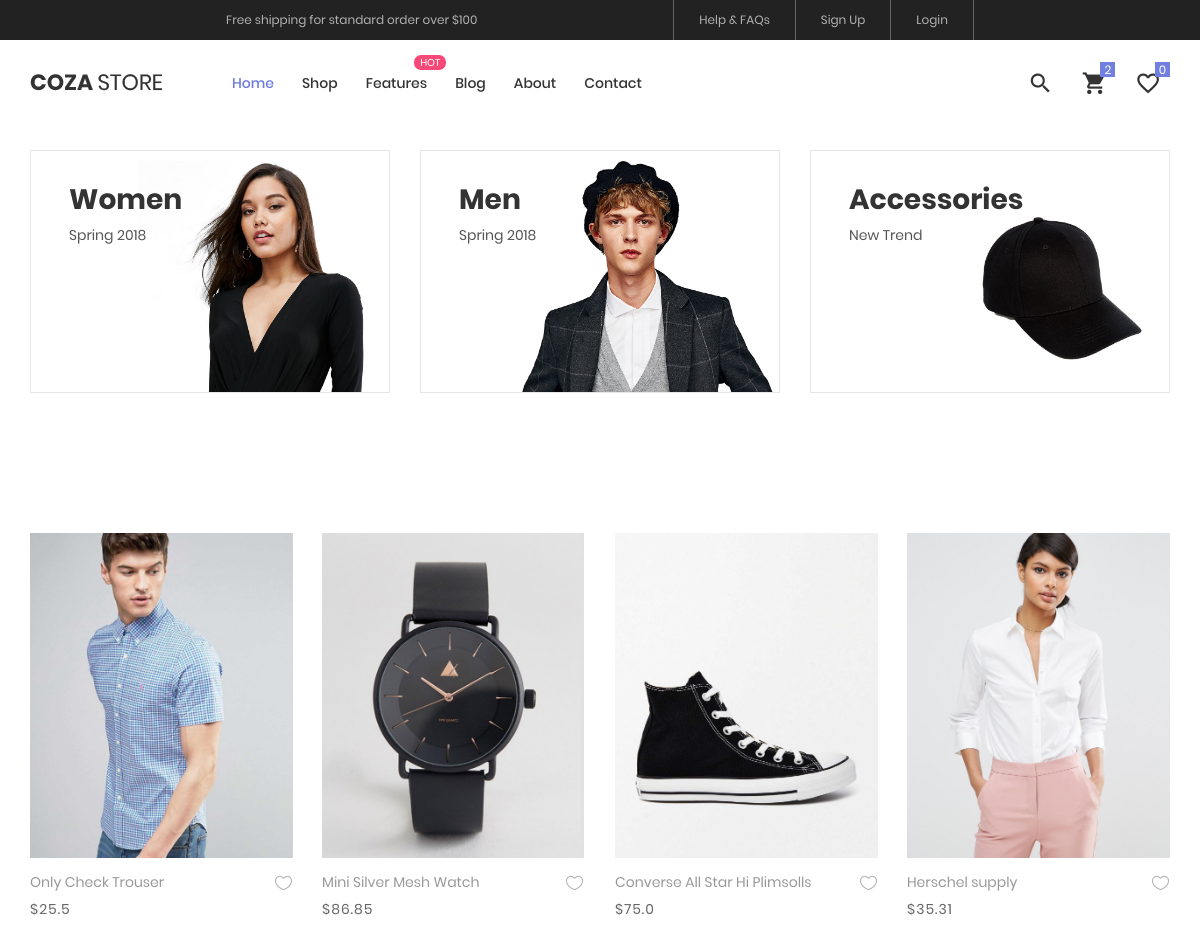
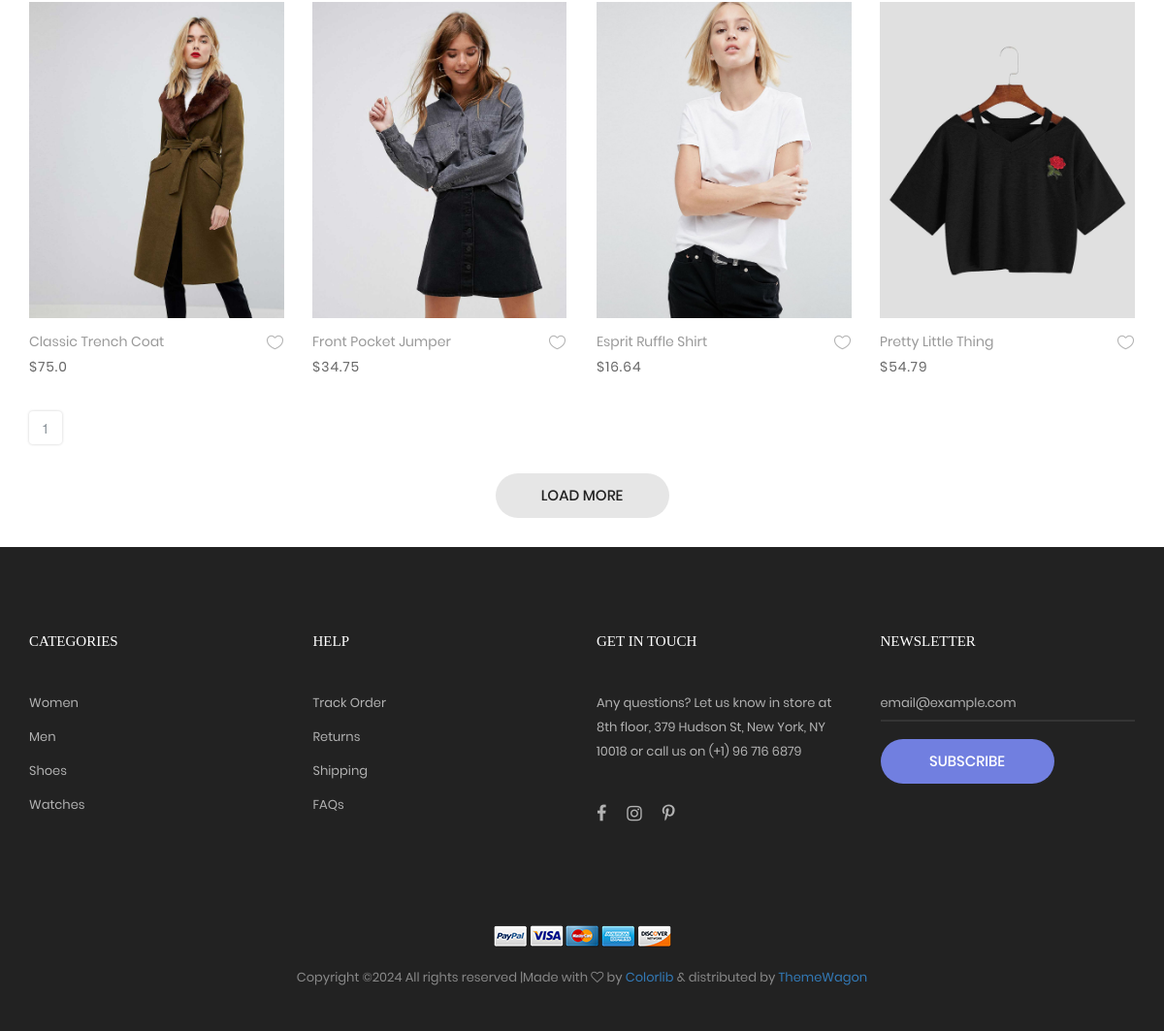
Page /list on the committed database (2 pictures, top to bottom).
### hai/models.py (models this page shows, shortened)
class producte(models.Model):
    LIVE=1
    DELETE=0
    DELETE_CHOICES=(LIVE,'live'),(DELETE,'delete')
    title=models.CharField(max_length=200)
    price=models.FloatField()
    description=models.TextField()
    image=models.ImageField(upload_to='Images')
    priority=models.IntegerField(default=0)
    delete_status=models.IntegerField(choices=DELETE_CHOICES,default=LIVE)
    created_at=models.DateTimeField(auto_now_add=True)
    updated_at=models.DateTimeField(auto_now=True)

### hai/views.py (the view)
# urls.py: path('list',views.list_producte,name='list_pro'),
def list_producte(request):
    page=1
    if request.GET:
        page=request.GET.get('page',1)
    obj=producte.objects.all()
    producte_paginator=Paginator(obj,8)
    obj=producte_paginator.get_page(page)
    list_data={'obj':obj,'page':producte_paginator}
    return render(request,'product.html',list_data)

### hai/templatetags/prod_col.py (called while the page is built)
@register.filter(name='prod_col')
def prod_col(list_data,pro_col_size):
    i=0
    array=[]
    for data in list_data:
        array.append(data)
        i=i+1
        if i==pro_col_size:
            yield array
            i=0
            array=[]
    if array:
        yield array

### templates/product.html (shortened to what this page needs)
<!DOCTYPE html>
{% load static%}
{% load prod_col %}
<html lang="en">
<head>
	<link rel="stylesheet" type="text/css" href="{% static 'vendor/bootstrap/css/bootstrap.min.css'%}">
	<link rel="stylesheet" type="text/css" href="{% static 'fonts/font-awesome-4.7.0/css/font-awesome.min.css'%}">
	<link rel="stylesheet" type="text/css" href="{% static 'fonts/iconic/css/material-design-iconic-font.min.css'%}">
	<link rel="stylesheet" type="text/css" href="{% static 'fonts/linearicons-v1.0.0/icon-font.min.css'%}">
	<link rel="stylesheet" type="text/css" href="{% static 'vendor/animate/animate.css'%}">
	<link rel="stylesheet" type="text/css" href="{% static 'vendor/css-hamburgers/hamburgers.min.css'%}">
	<link rel="stylesheet" type="text/css" href="{% static 'vendor/animsition/css/animsition.min.css'%}">
	<link rel="stylesheet" type="text/css" href="{% static 'vendor/select2/select2.min.css'%}">
	<link rel="stylesheet" type="text/css" href="{% static 'vendor/daterangepicker/daterangepicker.css'%}">
	<link rel="stylesheet" type="text/css" href="{% static 'vendor/slick/slick.css'%}">
	<link rel="stylesheet" type="text/css" href="{% static 'vendor/MagnificPopup/magnific-popup.css'%}">
	<link rel="stylesheet" type="text/css" href="{% static 'vendor/perfect-scrollbar/perfect-scrollbar.css'%}">
	<link rel="stylesheet" type="text/css" href="{% static 'css/util.css'%}">
	<link rel="stylesheet" type="text/css" href="{% static 'css/main.css'%}">
</head>
<body class="animsition">
	<header>
	{% block header %}
	{% include 'blank_header.html'%}
	{% endblock header %}
   </header>
<section class="mt-5">
	<div class="sec-banner bg0 p-t-80 p-b-50">
		<div class="container">
			<div class="row">
				<div class="col-md-6 col-xl-4 p-b-30 m-lr-auto">
					<div class="block1 wrap-pic-w">
						<img src="/static/images/banner-01.jpg" alt="IMG-BANNER">
						<a href="product.html" class="block1-txt ab-t-l s-full flex-col-l-sb p-lr-38 p-tb-34 trans-03 respon3">
							<div class="block1-txt-child1 flex-col-l">
								<span class="block1-name ltext-102 trans-04 p-b-8">
									Women
								</span>
								<span class="block1-info stext-102 trans-04">
									Spring 2018
								</span>
							</div>
						</a>
					</div>
				</div>
				<div class="col-md-6 col-xl-4 p-b-30 m-lr-auto">
					<div class="block1 wrap-pic-w">
						<img src="/static/images/banner-02.jpg" alt="IMG-BANNER">
						<a href="product.html" class="block1-txt ab-t-l s-full flex-col-l-sb p-lr-38 p-tb-34 trans-03 respon3">
							<div class="block1-txt-child1 flex-col-l">
								<span class="block1-name ltext-102 trans-04 p-b-8">
									Men
								</span>
								<span class="block1-info stext-102 trans-04">
									Spring 2018
								</span>
							</div>
						</a>
					</div>
				</div>
				<div class="col-md-6 col-xl-4 p-b-30 m-lr-auto">
					<div class="block1 wrap-pic-w">
						<img src="/static/images/banner-03.jpg" alt="IMG-BANNER">
						<a href="product.html" class="block1-txt ab-t-l s-full flex-col-l-sb p-lr-38 p-tb-34 trans-03 respon3">
							<div class="block1-txt-child1 flex-col-l">
								<span class="block1-name ltext-102 trans-04 p-b-8">
									Accessories
								</span>
								<span class="block1-info stext-102 trans-04">
									New Trend
								</span>
							</div>
						</a>
					</div>
				</div>
			</div>
		</div>
	</div>
</section>
	<section class="mt-5 p-5">
            {% for i in obj|prod_col:4%}
			<div>
			<div class="row isotope-grid">
				{% for obj in i %}
				 <div class="col-sm-6 col-md-4 col-lg-3 p-b-35 isotope-item women">
					<div class="block2">
						<div class="block2-pic hov-img0">
							<a href="delail/{{obj.id}}"> <img  src="{{ obj.image.url}}" alt="IMG-PRODUCT"> </a>
						</div>
						<div class="block2-txt flex-w flex-t p-t-14">
							<div class="block2-txt-child1 flex-col-l ">
								<a href="delail/{{obj.id}}" class="stext-104 cl4 hov-cl1 trans-04 js-name-b2 p-b-6">
									{{obj.title}}
								</a>
								<span class="stext-105 cl3">
									${{obj.price}}
								</span>
							</div>
							<div class="block2-txt-child2 flex-r p-t-3">
								<a href="#" class="btn-addwish-b2 dis-block pos-relative js-addwish-b2">
									<img class="icon-heart1 dis-block trans-04" src="{% static 'images/icons/icon-heart-01.png'%}" alt="ICON">
								</a>
							</div>
						</div>
					</div>
					</div>
			   {%endfor%}
			 </div>
			</div>
		   {%endfor%}
		   <div class="page-btn">
			{% for i in obj.paginator.page_range %}
			<a href="?page={{i}}"><span class="btn btn-outline-secondary how-shadow1">{{i}}</span></a>
			{% endfor %}
		   </div>
	</section>
			<div class="flex-c-m flex-w w-full">
				<a href="#" class="flex-c-m stext-101 cl5 size-103 bg2 bor1 hov-btn1 p-lr-15 trans-04">
					Load More
				</a>
			</div>
	<footer class="bg3 p-t-75 p-b-32 mt-5">
		<div class="container">
			<div class="row">
				<div class="col-sm-6 col-lg-3 p-b-50">
					<h4 class="stext-301 cl0 p-b-30">
						Categories
					</h4>
					<ul>
						<li class="p-b-10">
							<a href="#" class="stext-107 cl7 hov-cl1 trans-04">
								Women
							</a>
						</li>
						<li class="p-b-10">
							<a href="#" class="stext-107 cl7 hov-cl1 trans-04">
								Men
							</a>
						</li>
						<li class="p-b-10">
							<a href="#" class="stext-107 cl7 hov-cl1 trans-04">
								Shoes
							</a>
						</li>
						<li class="p-b-10">
							<a href="#" class="stext-107 cl7 hov-cl1 trans-04">
								Watches
							</a>
						</li>
					</ul>
				</div>
				<div class="col-sm-6 col-lg-3 p-b-50">
					<h4 class="stext-301 cl0 p-b-30">
						Help
					</h4>
					<ul>
						<li class="p-b-10">
							<a href="#" class="stext-107 cl7 hov-cl1 trans-04">
								Track Order
							</a>
						</li>
						<li class="p-b-10">
							<a href="#" class="stext-107 cl7 hov-cl1 trans-04">
								Returns
							</a>
						</li>
						<li class="p-b-10">
							<a href="#" class="stext-107 cl7 hov-cl1 trans-04">
								Shipping
							</a>
						</li>
						<li class="p-b-10">
							<a href="#" class="stext-107 cl7 hov-cl1 trans-04">
								FAQs
							</a>
						</li>
					</ul>
				</div>
				<div class="col-sm-6 col-lg-3 p-b-50">
					<h4 class="stext-301 cl0 p-b-30">
						GET IN TOUCH
					</h4>
					<p class="stext-107 cl7 size-201">
						Any questions? Let us know in store at 8th floor, 379 Hudson St, New York, NY 10018 or call us on (+1) 96 716 6879
					</p>
					<div class="p-t-27">
						<a href="#" class="fs-18 cl7 hov-cl1 trans-04 m-r-16">
							<i class="fa fa-facebook"></i>
						</a>
						<a href="#" class="fs-18 cl7 hov-cl1 trans-04 m-r-16">
							<i class="fa fa-instagram"></i>
						</a>
						<a href="#" class="fs-18 cl7 hov-cl1 trans-04 m-r-16">
							<i class="fa fa-pinterest-p"></i>
						</a>
					</div>
				</div>
				<div class="col-sm-6 col-lg-3 p-b-50">
					<h4 class="stext-301 cl0 p-b-30">
						Newsletter
					</h4>
					<form>
						<div class="wrap-input1 w-full p-b-4">
							<input class="input1 bg-none plh1 stext-107 cl7" type="text" name="email" placeholder="email@example.com">
						</div>
						<div class="p-t-18">
							<button class="flex-c-m stext-101 cl0 size-103 bg1 bor1 hov-btn2 p-lr-15 trans-04">
								Subscribe
							</button>
						</div>
					</form>
				</div>
			</div>
			<div class="p-t-40">
				<div class="flex-c-m flex-w p-b-18">
					<a href="#" class="m-all-1">
						<img src="{% static 'images/icons/icon-pay-01.png'%}" alt="ICON-PAY">
					</a>
					<a href="#" class="m-all-1">
						<img src="{% static 'images/icons/icon-pay-02.png'%}" alt="ICON-PAY">
					</a>
					<a href="#" class="m-all-1">
						<img src="{% static 'images/icons/icon-pay-03.png'%}" alt="ICON-PAY">
					</a>
					<a href="#" class="m-all-1">
						<img src="{% static 'images/icons/icon-pay-04.png'%}" alt="ICON-PAY">
					</a>
					<a href="#" class="m-all-1">
						<img src="{% static 'images/icons/icon-pay-05.png'%}" alt="ICON-PAY">
					</a>
				</div>
				<p class="stext-107 cl6 txt-center">
Copyright &copy;<script>document.write(new Date().getFullYear());</script> All rights reserved |Made with <i class="fa fa-heart-o" aria-hidden="true"></i> by <a href="https://colorlib.com" target="_blank">Colorlib</a> &amp; distributed by <a href="https://themewagon.com" target="_blank">ThemeWagon</a>
				</p>
			</div>
		</div>
	</footer>
</body>
</html>

### templates/blank_header.html (shortened to what this page needs)
{% load static %}
<head>
    <link rel="stylesheet" href="https://maxcdn.bootstrapcdn.com/bootstrap/3.3.7/css/bootstrap.min.css">
</head>
<header>
    <div class="container-menu-desktop">
        <div class="top-bar">
            <div class="content-topbar flex-sb-m h-full container">
                <div class="left-top-bar">
                    Free shipping for standard order over $100
                </div>
                <div class="right-top-bar flex-w h-full">
                    <a href="#" class="flex-c-m trans-04 p-lr-25">
                        Help & FAQs
                    </a>
                    {% if  not user.is_authenticated %}
                    <a href="{% url 'ragister' %}" class="flex-c-m trans-04 p-lr-25">
                        Sign Up
                    </a>
                    <a href="{% url 'login' %}" class="flex-c-m trans-04 p-lr-25">
                        Login
                    </a>
                    {% else %}
                    <a href="{% url 'sign_out' %}" class="flex-c-m trans-04 p-lr-25">
                        Logout
                    </a>
                    <div class="flex-c-m trans-04 p-lr-25" ><span class="glyphicon glyphicon-user bg-light"></span><p class="flex-c-m trans-04 p-lr-25 text-white mt-3" >{{user.email}}</p></div>
                   {% endif %}
                </div>
            </div>
        </div>
        <div class="wrap-menu-desktop">
            <nav class="limiter-menu-desktop container">
                <a href="#" class="logo">
                    <img src="{% static 'images/icons/logo-01.png' %}" alt="IMG-LOGO">
                </a>
                <div class="menu-desktop">
                    <ul class="main-menu">
                        <li class="active-menu">
                            <a href="{% url 'home' %}">Home</a>
                        </li>
                        <li>
                            <a href="{% url 'list_pro' %}">Shop</a>
                        </li>
                        <li class="label1" data-label1="hot">
                            <a href="">Features</a>
                        </li>
                        <li>
                            <a href="blog.html">Blog</a>
                        </li>
                        <li>
                            <a href="about.html">About</a>
                        </li>
                        <li>
                            <a href="contact.html">Contact</a>
                        </li>
                    </ul>
                </div>
                <div class="wrap-icon-header flex-w flex-r-m">
                    <div class="icon-header-item cl2 hov-cl1 trans-04 p-l-22 p-r-11 js-show-modal-search">
                        <i class="zmdi zmdi-search"></i>
                    </div>
                    <div class="icon-header-item cl2 hov-cl1 trans-04 p-l-22 p-r-11 icon-header-noti js-show-cart" data-notify="2">
                        <i class="zmdi zmdi-shopping-cart"></i>
                    </div>
                    <a href="#" class="dis-block icon-header-item cl2 hov-cl1 trans-04 p-l-22 p-r-11 icon-header-noti" data-notify="0">
                        <i class="zmdi zmdi-favorite-outline"></i>
                    </a>
                </div>
            </nav>
        </div>
    </div>
</header>
<body>
</body>

### rows in the picture
producte: image (picture), title "Only Check Trouser", price "25.5"
producte: image (picture), title "Mini Silver Mesh Watch", price "86.85"
producte: image (picture), title "Converse All Star Hi Plimsolls", price "75.0"
producte: image (picture), title "Herschel supply", price "35.31"
producte: image (picture), title "Classic Trench Coat", price "75.0"
producte: image (picture), title "Front Pocket Jumper", price "34.75"
producte: image (picture), title "Esprit Ruffle Shirt", price "16.64"
producte: image (picture), title "Pretty Little Thing", price "54.79"

### other values in the picture
{{ i }} "1"
